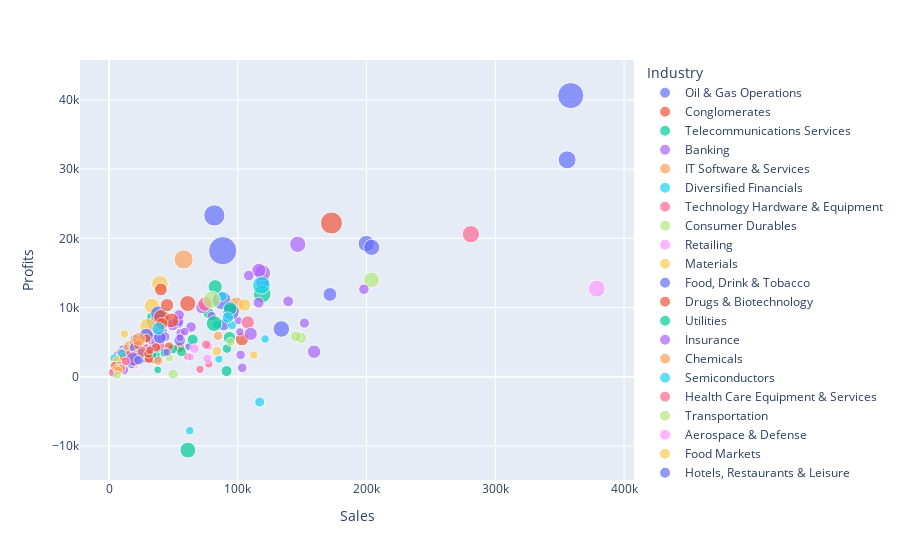

Notebook source saved alongside this figure:
### Code cell
#Relationship between revenue, profit, and industry in 2008

fig_satis_kar_8 = px.scatter(df_8, x='Sales', y='Profits', color='Industry', size='Market_Value', hover_name='Company')

fig_satis_kar_8.show()

### Figure 1 — Plotly figure (JSON) as saved in the notebook; plotly's stock layout.template omitted (floating-point values rounded to 4 significant figures)
{"data": [{"hovertemplate": "<b>%{hovertext}</b><br><br>Industry=Oil & Gas Operations<br>Sales=%{x}<br>Profits=%{y}<br>Market_Value=%{marker.size}<extra></extra>", "hovertext": ["PetroChina", "ExxonMobil", "Gazprom", "Petrobras-Petróleo Brasil", "Royal Dutch Shell", "Sinopec-China Petroleum", "Total", "Chevron", "ConocoPhillips", "ENI", "Schlumberger", "StatoilHydro", "Reliance Industries", "BG Group", "Rosneft", "Cnooc", "Occidental Petroleum", "Lukoil Holding", "EnCana", "Oil & Natural Gas", "Suncor Energy", "Devon Energy", "Transocean", "Repsol-YPF"], "legendgroup": "Oil & Gas Operations", "marker": {"color": "#636efa", "size": [546140, 465510, 306790, 236670, 221090, 186380, 181800, 179970, 129150, 127380, 103380, 98360, 89290, 79280, 77940, 76060, 63640, 62250, 57470, 54110, 47960, 45650, 44570, 42350], "sizemode": "area", "sizeref": 1365.0, "symbol": "circle"}, "mode": "markers", "name": "Oil & Gas Operations", "orientation": "v", "showlegend": true, "type": "scatter", "x": [88240, 358600, 81760, 87520, 355780, 133790, 199740, 203970, 171500, 119270, 23710, 89000, 26070, 16430, 21960, 11160, 20010, 54110, 24280, 18900, 18080, 11360, 6380, 61800], "xaxis": "x", "y": [18210, 40610, 23300, 11040, 31330, 6900, 19240, 18690, 11890, 13700, 5180, 7520, 2790, 3460, 3630, 3880, 5400, 7690, 4240, 4110, 2850, 3610, 3130, 4360], "yaxis": "y"}, {"hovertemplate": "<b>%{hovertext}</b><br><br>Industry=Conglomerates<br>Sales=%{x}<br>Profits=%{y}<br>Market_Value=%{marker.size}<extra></extra>", "hovertext": ["General Electric", "Siemens", "United Technologies", "ABB", "3M", "Honeywell International"], "legendgroup": "Conglomerates", "marker": {"color": "#EF553B", "size": [330930, 118470, 69110, 58070, 55480, 42830], "sizemode": "area", "sizeref": 1365.0, "symbol": "circle"}, "mode": "markers", "name": "Conglomerates", "orientation": "v", "showlegend": true, "type": "scatter", "x": [172740, 103200, 54760, 30670, 24460, 34590], "xaxis": "x", "y": [22210, 5420, 4220, 2720, 4100, 2440], "yaxis": "y"}, {"hovertemplate": "<b>%{hovertext}</b><br><br>Industry=Telecommunications Services<br>Sales=%{x}<br>Profits=%{y}<br>Market_Value=%{marker.size}<extra></extra>", "hovertext": ["China Mobile", "AT&T", "Vodafone", "Telefónica", "América Móvil", "Verizon Communications", "France Telecom", "Deutsche Telekom", "China Telecom", "Nippon Telegraph & Tel", "Telstra", "Telecom Italia", "Singapore Telecom"], "legendgroup": "Telecommunications Services", "marker": {"color": "#00cc96", "size": [308590, 210220, 171940, 138420, 104700, 104270, 87890, 83190, 61890, 60270, 56680, 48620, 43960], "sizemode": "area", "sizeref": 1365.0, "symbol": "circle"}, "mode": "markers", "name": "Telecommunications Services", "orientation": "v", "showlegend": true, "type": "scatter", "x": [37060, 118930, 61230, 82400, 28530, 93470, 77310, 91260, 22420, 91570, 20110, 42810, 8670], "xaxis": "x", "y": [8290, 11950, -10590, 13000, 5370, 5650, 9200, 830, 3480, 4060.0, 2760, 3350, 2490], "yaxis": "y"}, {"hovertemplate": "<b>%{hovertext}</b><br><br>Industry=Banking<br>Sales=%{x}<br>Profits=%{y}<br>Market_Value=%{marker.size}<extra></extra>", "hovertext": ["ICBC", "HSBC Holdings", "Bank of America", "Bank of China", "JPMorgan Chase", "CCB-China Construction Bank", "Citigroup", "Banco Santander", "Mitsubishi UFJ Financial", "Wells Fargo", "Intesa Sanpaolo", "BNP Paribas", "BBVA-Banco Bilbao Vizcaya", "UniCredit Group", "Royal Bank of Scotland", "Sberbank", "Bank of Communications", "Royal Bank of Canada", "China Merchants Bank", "Société Générale Group", "Barclays", "Wachovia", "Banco Bradesco", "Sumitomo Mitsui Financial", "US Bancorp", "Commonwealth Bank", "Lloyds TSB Group", "Bank of New York Mellon", "Mizuho Financial", "Toronto-Dominion Bank", "Bank of Nova Scotia", "Standard Chartered Group", "Crédit Agricole", "HBOS", "National Australia Bank", "KBC Group"], "legendgroup": "Banking", "marker": {"color": "#ab63fa", "size": [289570, 180810, 176530, 171450, 136880, 126550, 123440, 113270, 98140, 96370, 86290, 81900, 78290, 77460, 76640, 71880, 71240, 64410, 63650, 62930, 62430, 60690, 59800, 56100, 55390, 51860, 50950, 50270, 48800, 48380, 48080, 46940, 45730, 44840, 43950, 43660], "sizemode": "area", "sizeref": 1365.0, "symbol": "circle"}, "mode": "markers", "name": "Banking", "orientation": "v", "showlegend": true, "type": "scatter", "x": [37480, 146500, 119190, 31130, 116350, 29160, 159230, 72260, 49490, 53590, 22250, 116160, 54340, 63670, 108450, 14750, 8850, 43570, 4840, 103440, 79700, 55530, 36120, 33040, 20310, 26480, 58740, 14780, 32520.0, 26510, 28020, 21250, 101590, 100320, 38880, 35220], "xaxis": "x", "y": [6310, 19130, 14980, 5490, 15370, 5930, 3620, 10020, 7500, 8060.0, 3380, 10710, 8940, 7190, 14620, 3150, 1570, 5770, 870, 1300, 8760, 6310, 4110, 3760, 4320, 3800, 6530, 2220, 5280, 4200, 4250, 2810, 6490, 8100, 4060.0, 4660], "yaxis": "y"}, {"hovertemplate": "<b>%{hovertext}</b><br><br>Industry=IT Software & Services<br>Sales=%{x}<br>Profits=%{y}<br>Market_Value=%{marker.size}<extra></extra>", "hovertext": ["Microsoft", "IBM", "Google", "Oracle", "SAP"], "legendgroup": "IT Software & Services", "marker": {"color": "#FFA15A", "size": [253150, 157620, 147660, 96570, 57770], "sizemode": "area", "sizeref": 1365.0, "symbol": "circle"}, "mode": "markers", "name": "IT Software & Services", "orientation": "v", "showlegend": true, "type": "scatter", "x": [57900, 98790, 16590, 20080, 14960], "xaxis": "x", "y": [16960, 10420, 4200, 4780, 2810], "yaxis": "y"}, {"hovertemplate": "<b>%{hovertext}</b><br><br>Industry=Diversified Financials<br>Sales=%{x}<br>Profits=%{y}<br>Market_Value=%{marker.size}<extra></extra>", "hovertext": ["Berkshire Hathaway", "UBS", "Goldman Sachs Group", "Deutsche Bank", "Credit Suisse Group", "Fortis", "American Express", "Merrill Lynch", "Morgan Stanley", "Sun Hung Kai Properties"], "legendgroup": "Diversified Financials", "marker": {"color": "#19d3f3", "size": [216650, 68260, 67160, 56270, 50850, 49040, 48980, 48020, 46530, 45820], "sizemode": "area", "sizeref": 1365.0, "symbol": "circle"}, "mode": "markers", "name": "Diversified Financials", "orientation": "v", "showlegend": true, "type": "scatter", "x": [118250, 116980, 87970, 95500, 83720, 121190, 31560, 62680, 85330, 3960], "xaxis": "x", "y": [13210, -3650, 11600, 7450, 7530, 5460, 4010, -7780, 2560, 2710], "yaxis": "y"}, {"hovertemplate": "<b>%{hovertext}</b><br><br>Industry=Technology Hardware & Equipment<br>Sales=%{x}<br>Profits=%{y}<br>Market_Value=%{marker.size}<extra></extra>", "hovertext": ["BP", "Nokia", "Cisco Systems", "Hewlett-Packard", "Apple", "Qualcomm", "Nintendo", "Canon", "Research In Motion", "Sony", "Matsushita Electric Indl", "Dell"], "legendgroup": "Technology Hardware & Equipment", "marker": {"color": "#FF6692", "size": [204940, 145660, 145390, 122040, 109880, 68340, 65600, 61750, 58730, 48030, 45310, 44600], "sizemode": "area", "sizeref": 1365.0, "symbol": "circle"}, "mode": "markers", "name": "Technology Hardware & Equipment", "orientation": "v", "showlegend": true, "type": "scatter", "x": [281030, 74540, 37680, 107670, 26500, 9290, 8230, 40060, 2950, 70600, 77510, 61130], "xaxis": "x", "y": [20600, 10520, 8070, 7850, 4070.0, 3420, 1480, 4370, 610, 1080, 1850, 2950], "yaxis": "y"}, {"hovertemplate": "<b>%{hovertext}</b><br><br>Industry=Consumer Durables<br>Sales=%{x}<br>Profits=%{y}<br>Market_Value=%{marker.size}<extra></extra>", "hovertext": ["Procter & Gamble", "Toyota Motor", "Volkswagen Group", "Daimler", "L'Oréal Group", "Honda Motor"], "legendgroup": "Consumer Durables", "marker": {"color": "#B6E880", "size": [203670, 175080, 90230, 85160, 72990, 56820], "sizemode": "area", "sizeref": 1365.0, "symbol": "circle"}, "mode": "markers", "name": "Consumer Durables", "orientation": "v", "showlegend": true, "type": "scatter", "x": [79740, 203800, 149000, 145110, 20830, 94350], "xaxis": "x", "y": [11130, 13990, 5640, 5820, 2720, 5040], "yaxis": "y"}, {"hovertemplate": "<b>%{hovertext}</b><br><br>Industry=Retailing<br>Sales=%{x}<br>Profits=%{y}<br>Market_Value=%{marker.size}<extra></extra>", "hovertext": ["Wal-Mart Stores", "CVS Caremark", "H&M Hennes & Mauritz", "Home Depot", "Target"], "legendgroup": "Retailing", "marker": {"color": "#FF97FF", "size": [198600, 57820, 46810, 44810, 43070], "sizemode": "area", "sizeref": 1365.0, "symbol": "circle"}, "mode": "markers", "name": "Retailing", "orientation": "v", "showlegend": true, "type": "scatter", "x": [378800, 76330, 12310, 77350, 63370], "xaxis": "x", "y": [12730, 2640, 2130, 4400, 2850], "yaxis": "y"}, {"hovertemplate": "<b>%{hovertext}</b><br><br>Industry=Materials<br>Sales=%{x}<br>Profits=%{y}<br>Market_Value=%{marker.size}<extra></extra>", "hovertext": ["BHP Billiton", "Rio Tinto", "Vale", "China Shenhua Energy", "ArcelorMittal", "Anglo American", "Xstrata", "MMC Norilsk Nickel", "Aluminum Corp of China", "Posco", "Barrick Gold", "Baoshan Iron & Steel"], "legendgroup": "Materials", "marker": {"color": "#FECB52", "size": [190620, 165480, 161390, 134730, 108820, 85050, 77010, 51450, 51080, 49210, 45510, 42160], "sizemode": "area", "sizeref": 1365.0, "symbol": "circle"}, "mode": "markers", "name": "Materials", "orientation": "v", "showlegend": true, "type": "scatter", "x": [39500, 29700, 33230, 8230, 105220, 25470, 28210, 11930, 7930, 27910, 6780, 20150], "xaxis": "x", "y": [13420, 7310, 10260, 2240, 10370, 5290, 5500, 6190, 1500, 3580, 1200, 1670], "yaxis": "y"}, {"hovertemplate": "<b>%{hovertext}</b><br><br>Industry=Food, Drink & Tobacco<br>Sales=%{x}<br>Profits=%{y}<br>Market_Value=%{marker.size}<extra></extra>", "hovertext": ["Nestlé", "Altria Group", "Coca-Cola", "PepsiCo", "Unilever", "British Amer Tobacco", "InBev", "Diageo", "Japan Tobacco", "Kraft Foods"], "legendgroup": "Food, Drink & Tobacco", "marker": {"color": "#636efa", "size": [188110, 154200, 135860, 111420, 92750, 76070, 55890, 52920, 48860, 47790], "sizemode": "area", "sizeref": 1365.0, "symbol": "circle"}, "mode": "markers", "name": "Food, Drink & Tobacco", "orientation": "v", "showlegend": true, "type": "scatter", "x": [94760, 38050, 28860, 39470, 54820, 19880, 21070, 15020, 17530, 37240], "xaxis": "x", "y": [9380, 9160, 5980, 5660, 5300, 4230, 3210, 2990, 1790, 2590], "yaxis": "y"}, {"hovertemplate": "<b>%{hovertext}</b><br><br>Industry=Drugs & Biotechnology<br>Sales=%{x}<br>Profits=%{y}<br>Market_Value=%{marker.size}<extra></extra>", "hovertext": ["Johnson & Johnson", "Roche Holding", "Pfizer", "GlaxoSmithKline", "Novartis", "Sanofi-aventis", "Merck & Co", "Wyeth", "Eli Lilly & Co", "AstraZeneca", "Amgen", "Takeda Pharmaceutical", "Bristol-Myers Squibb", "Gilead Sciences", "Novo Nordisk"], "legendgroup": "Drugs & Biotechnology", "marker": {"color": "#EF553B", "size": [175510, 169320, 152170, 120050, 111620, 101170, 95920, 58360, 56870, 54860, 49510, 47440, 44750, 43950, 42650], "sizemode": "area", "sizeref": 1365.0, "symbol": "circle"}, "mode": "markers", "name": "Drugs & Biotechnology", "orientation": "v", "showlegend": true, "type": "scatter", "x": [61100, 40650, 48420, 45070, 40220, 40950, 24200, 22400, 18630, 29210, 14770, 11110, 19350, 4230, 8190.0], "xaxis": "x", "y": [10580, 8600, 8140.0, 10350, 12620, 7680, 3280, 4620, 2950, 5530, 3170, 2860, 2170, 1620, 1670], "yaxis": "y"}, {"hovertemplate": "<b>%{hovertext}</b><br><br>Industry=Utilities<br>Sales=%{x}<br>Profits=%{y}<br>Market_Value=%{marker.size}<extra></extra>", "hovertext": ["EDF Group", "E.ON", "Suez Group", "Iberdrola", "RWE Group", "ENEL", "Gaz de France", "Exelon", "UES of Russia", "CEZ", "Veolia Environnement"], "legendgroup": "Utilities", "marker": {"color": "#00cc96", "size": [170810, 126220, 83560, 72780, 68190, 67000, 56730, 49490, 47090, 43860, 42780], "sizemode": "area", "sizeref": 1365.0, "symbol": "circle"}, "mode": "markers", "name": "Utilities", "orientation": "v", "showlegend": true, "type": "scatter", "x": [81600, 94040, 64960.0, 25500, 56170, 49470, 36470, 18920, 34000, 7650, 37760], "xaxis": "x", "y": [7690, 9860, 5370, 3440, 3640, 4010, 3030, 2740, 3170, 1330, 1000], "yaxis": "y"}, {"hovertemplate": "<b>%{hovertext}</b><br><br>Industry=Insurance<br>Sales=%{x}<br>Profits=%{y}<br>Market_Value=%{marker.size}<extra></extra>", "hovertext": ["China Life Insurance", "American Intl Group", "Allianz", "ING Group", "AXA Group", "Ping An Insurance Group", "Generali Group", "Manulife Financial", "Zurich Financial Services"], "legendgroup": "Insurance", "marker": {"color": "#ab63fa", "size": [144450, 118200, 80300, 75780, 70330, 67930, 60790, 59180, 45760], "sizemode": "area", "sizeref": 1365.0, "symbol": "circle"}, "mode": "markers", "name": "Insurance", "orientation": "v", "showlegend": true, "type": "scatter", "x": [18860, 110060, 139120, 197930, 151700, 11280, 102160, 33080, 55050], "xaxis": "x", "y": [2560, 6200, 10900, 12650, 7750, 1000, 3170, 4010, 5630], "yaxis": "y"}, {"hovertemplate": "<b>%{hovertext}</b><br><br>Industry=Chemicals<br>Sales=%{x}<br>Profits=%{y}<br>Market_Value=%{marker.size}<extra></extra>", "hovertext": ["Saudi Basic Industries", "Monsanto", "BASF", "Bayer Group", "Potash of Saskatchewan", "Mosaic"], "legendgroup": "Chemicals", "marker": {"color": "#FFA15A", "size": [124850, 63390, 60960, 59000, 50550, 49320], "sizemode": "area", "sizeref": 1365.0, "symbol": "circle"}, "mode": "markers", "name": "Chemicals", "orientation": "v", "showlegend": true, "type": "scatter", "x": [23020, 9120, 84600, 38200, 5600, 7160], "xaxis": "x", "y": [5410, 1160, 5930, 2320, 1180, 940], "yaxis": "y"}, {"hovertemplate": "<b>%{hovertext}</b><br><br>Industry=Semiconductors<br>Sales=%{x}<br>Profits=%{y}<br>Market_Value=%{marker.size}<extra></extra>", "hovertext": ["Intel", "Samsung Electronics", "Taiwan Semiconductor"], "legendgroup": "Semiconductors", "marker": {"color": "#19d3f3", "size": [115590, 87840, 52660], "sizemode": "area", "sizeref": 1365.0, "symbol": "circle"}, "mode": "markers", "name": "Semiconductors", "orientation": "v", "showlegend": true, "type": "scatter", "x": [38330, 92260, 9950], "xaxis": "x", "y": [6980, 8560, 3370], "yaxis": "y"}, {"hovertemplate": "<b>%{hovertext}</b><br><br>Industry=Health Care Equipment & Services<br>Sales=%{x}<br>Profits=%{y}<br>Market_Value=%{marker.size}<extra></extra>", "hovertext": ["Abbott Laboratories", "UnitedHealth Group", "Medtronic"], "legendgroup": "Health Care Equipment & Services", "marker": {"color": "#FF6692", "size": [82770, 58160, 55810], "sizemode": "area", "sizeref": 1365.0, "symbol": "circle"}, "mode": "markers", "name": "Health Care Equipment & Services", "orientation": "v", "showlegend": true, "type": "scatter", "x": [25910, 75430, 12930], "xaxis": "x", "y": [3610, 4650, 2230], "yaxis": "y"}, {"hovertemplate": "<b>%{hovertext}</b><br><br>Industry=Transportation<br>Sales=%{x}<br>Profits=%{y}<br>Market_Value=%{marker.size}<extra></extra>", "hovertext": ["United Parcel Service", "Mxller-Maersk", "China Cosco Holdings"], "legendgroup": "Transportation", "marker": {"color": "#B6E880", "size": [73810, 45660, 44950], "sizemode": "area", "sizeref": 1365.0, "symbol": "circle"}, "mode": "markers", "name": "Transportation", "orientation": "v", "showlegend": true, "type": "scatter", "x": [49690, 46830, 6400], "xaxis": "x", "y": [380, 2750, 250], "yaxis": "y"}, {"hovertemplate": "<b>%{hovertext}</b><br><br>Industry=Aerospace & Defense<br>Sales=%{x}<br>Profits=%{y}<br>Market_Value=%{marker.size}<extra></extra>", "hovertext": ["Boeing"], "legendgroup": "Aerospace & Defense", "marker": {"color": "#FF97FF", "size": [63320], "sizemode": "area", "sizeref": 1365.0, "symbol": "circle"}, "mode": "markers", "name": "Aerospace & Defense", "orientation": "v", "showlegend": true, "type": "scatter", "x": [66390], "xaxis": "x", "y": [4070.0], "yaxis": "y"}, {"hovertemplate": "<b>%{hovertext}</b><br><br>Industry=Food Markets<br>Sales=%{x}<br>Profits=%{y}<br>Market_Value=%{marker.size}<extra></extra>", "hovertext": ["Tesco", "Carrefour Group"], "legendgroup": "Food Markets", "marker": {"color": "#FECB52", "size": [62410, 49950], "sizemode": "area", "sizeref": 1365.0, "symbol": "circle"}, "mode": "markers", "name": "Food Markets", "orientation": "v", "showlegend": true, "type": "scatter", "x": [83610, 112400], "xaxis": "x", "y": [3710, 3150], "yaxis": "y"}, {"hovertemplate": "<b>%{hovertext}</b><br><br>Industry=Hotels, Restaurants & Leisure<br>Sales=%{x}<br>Profits=%{y}<br>Market_Value=%{marker.size}<extra></extra>", "hovertext": ["McDonald's"], "legendgroup": "Hotels, Restaurants & Leisure", "marker": {"color": "#636efa", "size": [62320], "sizemode": "area", "sizeref": 1365.0, "symbol": "circle"}, "mode": "markers", "name": "Hotels, Restaurants & Leisure", "orientation": "v", "showlegend": true, "type": "scatter", "x": [22790], "xaxis": "x", "y": [2400], "yaxis": "y"}, {"hovertemplate": "<b>%{hovertext}</b><br><br>Industry=Media<br>Sales=%{x}<br>Profits=%{y}<br>Market_Value=%{marker.size}<extra></extra>", "hovertext": ["Walt Disney", "Comcast", "News Corp", "Time Warner", "Vivendi"], "legendgroup": "Media", "marker": {"color": "#EF553B", "size": [61030, 58840, 57570, 55830, 46360], "sizemode": "area", "sizeref": 1365.0, "symbol": "circle"}, "mode": "markers", "name": "Media", "orientation": "v", "showlegend": true, "type": "scatter", "x": [36380, 30900, 30550, 46480, 31620], "xaxis": "x", "y": [4240, 2590, 3330, 4390, 3830], "yaxis": "y"}, {"hovertemplate": "<b>%{hovertext}</b><br><br>Industry=Trading Companies<br>Sales=%{x}<br>Profits=%{y}<br>Market_Value=%{marker.size}<extra></extra>", "hovertext": ["Mitsubishi"], "legendgroup": "Trading Companies", "marker": {"color": "#00cc96", "size": [53090], "sizemode": "area", "sizeref": 1365.0, "symbol": "circle"}, "mode": "markers", "name": "Trading Companies", "orientation": "v", "showlegend": true, "type": "scatter", "x": [43290], "xaxis": "x", "y": [3540], "yaxis": "y"}, {"hovertemplate": "<b>%{hovertext}</b><br><br>Industry=Capital Goods<br>Sales=%{x}<br>Profits=%{y}<br>Market_Value=%{marker.size}<extra></extra>", "hovertext": ["Caterpillar"], "legendgroup": "Capital Goods", "marker": {"color": "#ab63fa", "size": [45130], "sizemode": "area", "sizeref": 1365.0, "symbol": "circle"}, "mode": "markers", "name": "Capital Goods", "orientation": "v", "showlegend": true, "type": "scatter", "x": [44960], "xaxis": "x", "y": [3540], "yaxis": "y"}], "layout": {"legend": {"itemsizing": "constant", "title": {"text": "Industry"}, "tracegroupgap": 0}, "margin": {"t": 60}, "xaxis": {"anchor": "y", "domain": [0, 1], "title": {"text": "Sales"}}, "yaxis": {"anchor": "x", "domain": [0, 1], "title": {"text": "Profits"}}}}
